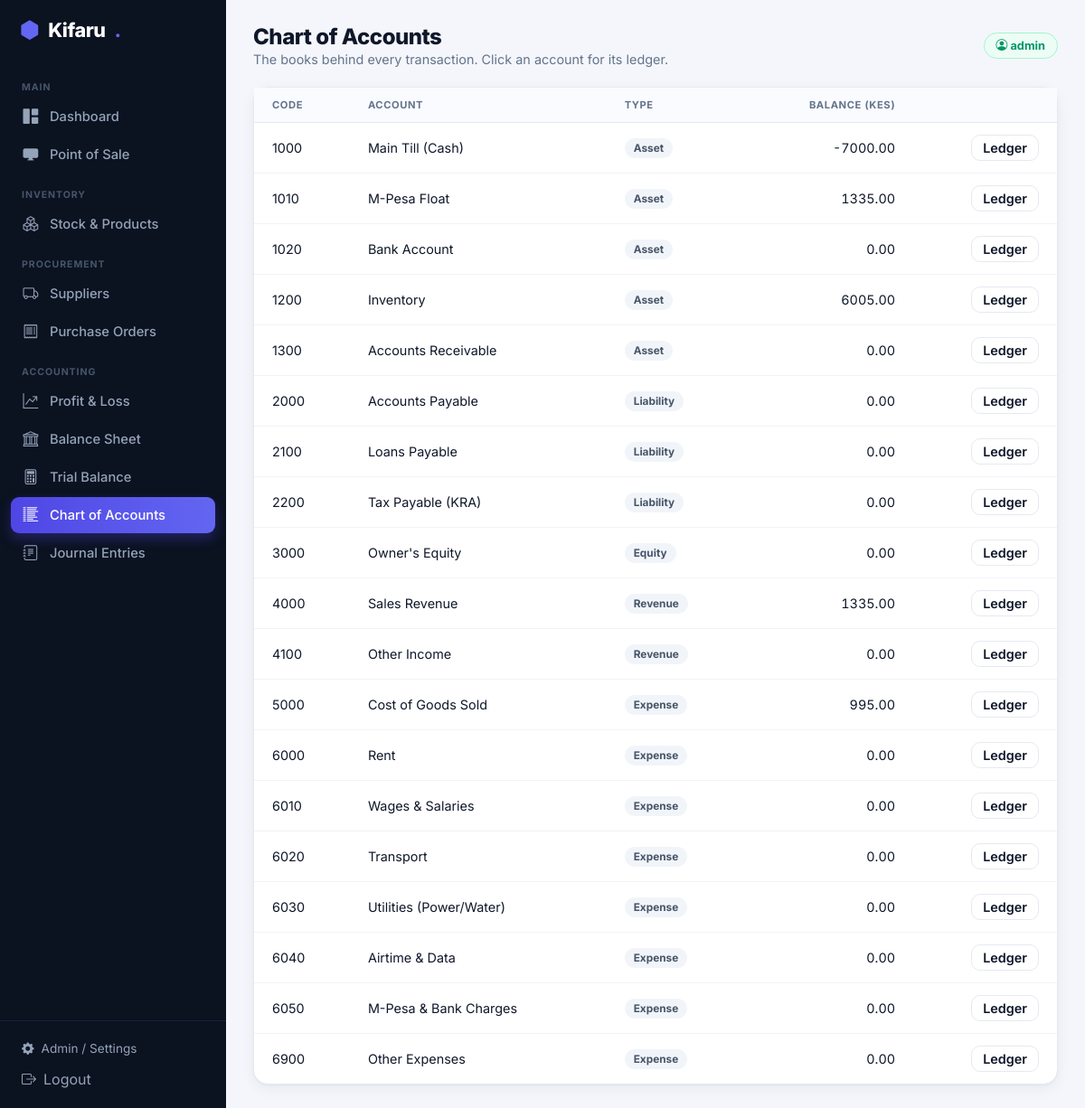
Screenshot of /accounting/accounts/ (signed in) with the database file from the repository.
### accounting/models.py (models this page shows, shortened)
class Account(models.Model):
    ACCOUNT_TYPES = [
        ('ASSET', 'Asset'),
        ('LIABILITY', 'Liability'),
        ('EQUITY', 'Equity'),
        ('REVENUE', 'Revenue'),
        ('EXPENSE', 'Expense'),
    ]
    code = models.CharField(max_length=20, unique=True, help_text="e.g., 1000 for Cash, 4000 for Sales")
    name = models.CharField(max_length=255)
    account_type = models.CharField(max_length=15, choices=ACCOUNT_TYPES)
    is_active = models.BooleanField(default=True)

### accounting/views.py (the view)
# urls.py: path('accounts/', views.chart_of_accounts, name='chart_of_accounts'),
@login_required
def chart_of_accounts(request):
    accounts = Account.objects.all().order_by('code')
    rows = [{'account': a, 'balance': services.account_balance(a)} for a in accounts]
    return render(request, 'accounting/chart_of_accounts.html',
                  {'rows': rows, 'active': 'coa'})

### accounting/services.py (called while the page is built)
def _posted_lines():
    return JournalLine.objects.filter(journal_entry__status='POSTED')

def account_balance(account):
    agg = _posted_lines().filter(account=account).aggregate(
        d=Sum('debit'), c=Sum('credit'))
    debit = agg['d'] or ZERO
    credit = agg['c'] or ZERO
    if account.account_type in DEBIT_NATURE:
        return debit - credit
    return credit - debit

### accounting/templates/accounting/chart_of_accounts.html (shortened to what this page needs)
{% extends 'base.html' %}
{% block heading %}Chart of Accounts{% endblock %}
{% block subheading %}The books behind every transaction. Click an account for its ledger.{% endblock %}
{% block content %}
<div class="k-card">
    <table class="k-table">
        <thead><tr><th>Code</th><th>Account</th><th>Type</th><th class="num">Balance (KES)</th><th></th></tr></thead>
        <tbody>
        {% for row in rows %}
            <tr>
                <td class="fw-bold">{{ row.account.code }}</td>
                <td>{{ row.account.name }}</td>
                <td><span class="k-badge b-gray">{{ row.account.get_account_type_display }}</span></td>
                <td class="num">{{ row.balance|floatformat:2 }}</td>
                <td class="num"><a href="{% url 'general_ledger' row.account.id %}" class="k-btn k-btn-light" style="padding:5px 12px">Ledger</a></td>
            </tr>
        {% empty %}
            <tr><td colspan="5" class="k-empty">No accounts. Run <code>python manage.py seed_erp</code>.</td></tr>
        {% endfor %}
        </tbody>
    </table>
</div>
{% endblock %}

### templates/base.html (shortened to what this page needs)
{% load static %}
<!DOCTYPE html>
<html lang="en">
<head>
    <link rel="stylesheet" href="https://cdn.jsdelivr.net/npm/bootstrap-icons@1.11.3/font/bootstrap-icons.css">
    <link rel="stylesheet" href="{% static 'css/kifaru.css' %}">
</head>
<body>
<div class="k-shell">
    <aside class="k-sidebar" id="kSidebar">
        <div class="k-brand"><i class="bi bi-hexagon-fill dot"></i> Kifaru<span class="dot">.</span></div>
        <nav class="k-nav">
            <div class="sec">Main</div>
            <a href="{% url 'admin_dashboard' %}" class="{% if active == 'dashboard' %}active{% endif %}"><i class="bi bi-grid-1x2-fill"></i> Dashboard</a>
            <a href="{% url 'pos_dashboard' %}" class="{% if active == 'pos' %}active{% endif %}"><i class="bi bi-display-fill"></i> Point of Sale</a>
            <div class="sec">Inventory</div>
            <a href="{% url 'inventory_dashboard' %}" class="{% if active == 'inventory' %}active{% endif %}"><i class="bi bi-boxes"></i> Stock &amp; Products</a>
            <div class="sec">Procurement</div>
            <a href="{% url 'supplier_list' %}" class="{% if active == 'suppliers' %}active{% endif %}"><i class="bi bi-truck"></i> Suppliers</a>
            <a href="{% url 'po_list' %}" class="{% if active == 'purchasing' %}active{% endif %}"><i class="bi bi-receipt"></i> Purchase Orders</a>
            <div class="sec">Accounting</div>
            <a href="{% url 'profit_loss' %}" class="{% if active == 'pnl' %}active{% endif %}"><i class="bi bi-graph-up-arrow"></i> Profit &amp; Loss</a>
            <a href="{% url 'balance_sheet' %}" class="{% if active == 'balance' %}active{% endif %}"><i class="bi bi-bank"></i> Balance Sheet</a>
            <a href="{% url 'trial_balance' %}" class="{% if active == 'trial' %}active{% endif %}"><i class="bi bi-calculator"></i> Trial Balance</a>
            <a href="{% url 'chart_of_accounts' %}" class="{% if active == 'coa' %}active{% endif %}"><i class="bi bi-list-columns-reverse"></i> Chart of Accounts</a>
            <a href="{% url 'journal_list' %}" class="{% if active == 'journals' %}active{% endif %}"><i class="bi bi-journal-text"></i> Journal Entries</a>
        </nav>
        <div class="k-side-foot">
            <a href="/admin/"><i class="bi bi-gear-fill"></i> Admin / Settings</a>
            <form method="post" action="/admin/logout/" style="margin:0">{% csrf_token %}
                <button type="submit" style="background:none;border:none;color:inherit;font:inherit;cursor:pointer;display:flex;align-items:center;gap:8px;padding:8px 10px;width:100%;border-radius:8px" onmouseover="this.style.background='#111a2e';this.style.color='#fff'" onmouseout="this.style.background='none';this.style.color=''"><i class="bi bi-box-arrow-right"></i> Logout</button>
            </form>
        </div>
    </aside>
    <main class="k-main">
        <div class="k-top">
            <div style="display:flex;align-items:center;gap:12px">
                <div>
                    <h1>{% block heading %}Dashboard{% endblock %}</h1>
                    <p>{% block subheading %}{% endblock %}</p>
                </div>
            </div>
            <div style="display:flex;align-items:center;gap:12px">
                <span class="k-chip"><i class="bi bi-person-circle"></i> {{ request.user.username }}</span>
            </div>
        </div>
        {% block content %}{% endblock %}
    </main>
</div>
</body>
</html>

### static/css/kifaru.css (style rules this page uses)
:root { --k-bg:#f4f6fb; --k-surface:#ffffff; --k-ink:#0f172a; --k-muted:#64748b; --k-border:#e6e9f0; --k-brand:#4f46e5; --k-brand-2:#6366f1; --k-green:#10b981; --k-amber:#f59e0b; --k-red:#ef4444; --k-cyan:#06b6d4; --k-purple:#8b5cf6; --k-sidebar:#0b1220; --k-sidebar-ink:#94a3b8; --k-shadow:0 1px 2px rgba(16,24,40,.04),0 4px 16px rgba(16,24,40,.06); }
* { box-sizing:border-box }
body { font-family:'Inter',system-ui,-apple-system,Segoe UI,Roboto,sans-serif;background:var(--k-bg);color:var(--k-ink);margin:0 }
.k-shell { display:flex;min-height:100vh }
.k-sidebar { width:250px;background:var(--k-sidebar);color:var(--k-sidebar-ink);position:fixed;top:0;bottom:0;left:0;display:flex;flex-direction:column;z-index:50 }
.k-main { margin-left:250px;flex:1;padding:26px 30px;width:calc(100% - 250px) }
.k-brand { padding:20px 22px;font-weight:800;font-size:1.35rem;color:#fff;letter-spacing:-.02em;display:flex;align-items:center;gap:10px }
.k-brand .dot { color:var(--k-brand-2) }
.k-nav { padding:8px 12px;overflow-y:auto;flex:1 }
.k-nav .sec { font-size:.66rem;text-transform:uppercase;letter-spacing:.09em;color:#475569;font-weight:700;padding:16px 12px 6px }
.k-nav a { display:flex;align-items:center;gap:11px;color:var(--k-sidebar-ink);text-decoration:none;padding:10px 12px;border-radius:9px;font-weight:500;font-size:.92rem;margin-bottom:2px;transition:.15s }
.k-nav a.active { background:linear-gradient(90deg,var(--k-brand),var(--k-brand-2));color:#fff;box-shadow:0 6px 14px rgba(79,70,229,.35) }
.k-nav a i { width:20px;text-align:center;font-size:1.05rem }
.k-side-foot { padding:14px;border-top:1px solid #17223a }
.k-side-foot a { color:var(--k-sidebar-ink);text-decoration:none;font-size:.85rem;display:flex;align-items:center;gap:8px;padding:8px 10px;border-radius:8px }
.k-top { display:flex;justify-content:space-between;align-items:center;margin-bottom:22px;gap:12px;flex-wrap:wrap }
.k-top h1 { font-size:1.5rem;font-weight:800;margin:0;letter-spacing:-.02em }
.k-top p { margin:2px 0 0;color:var(--k-muted);font-size:.9rem }
.k-chip { background:#ecfdf5;color:#059669;border:1px solid #a7f3d0;padding:6px 13px;border-radius:999px;font-weight:700;font-size:.8rem }
.k-card { background:var(--k-surface);border:1px solid var(--k-border);border-radius:16px;box-shadow:var(--k-shadow) }
.k-table { width:100%;border-collapse:collapse }
.k-table th { text-align:left;font-size:.7rem;text-transform:uppercase;letter-spacing:.05em;color:var(--k-muted);font-weight:700;padding:12px 20px;border-bottom:1px solid var(--k-border);background:#fafbff }
.k-table td { padding:13px 20px;border-bottom:1px solid #f1f3f9;font-size:.9rem }
.k-table tr:last-child td { border-bottom:none }
.k-table .num { text-align:right;font-variant-numeric:tabular-nums }
.k-badge { padding:4px 10px;border-radius:999px;font-size:.74rem;font-weight:700;display:inline-block }
.b-gray { background:#f1f5f9;color:#475569 }
.k-btn { display:inline-flex;align-items:center;gap:7px;border:none;border-radius:10px;padding:9px 16px;font-weight:600;font-size:.9rem;cursor:pointer;text-decoration:none;transition:.15s }
.k-btn-light { background:#fff;color:var(--k-ink);border:1px solid var(--k-border) }

### rows the page displays
Account: account.code "1000", account.name "Main Till (Cash)", account.account_type "Asset", balance "-7000.00"
Account: account.code "1010", account.name "M-Pesa Float", account.account_type "Asset", balance "1335.00"
Account: account.code "1020", account.name "Bank Account", account.account_type "Asset", balance "0.00"
Account: account.code "1200", account.name "Inventory", account.account_type "Asset", balance "6005.00"
Account: account.code "1300", account.name "Accounts Receivable", account.account_type "Asset", balance "0.00"
Account: account.code "2000", account.name "Accounts Payable", account.account_type "Liability", balance "0.00"
Account: account.code "2100", account.name "Loans Payable", account.account_type "Liability", balance "0.00"
Account: account.code "2200", account.name "Tax Payable (KRA)", account.account_type "Liability", balance "0.00"
Account: account.code "3000", account.name "Owner's Equity", account.account_type "Equity", balance "0.00"
Account: account.code "4000", account.name "Sales Revenue", account.account_type "Revenue", balance "1335.00"
Account: account.code "4100", account.name "Other Income", account.account_type "Revenue", balance "0.00"
Account: account.code "5000", account.name "Cost of Goods Sold", account.account_type "Expense", balance "995.00"
Account: account.code "6000", account.name "Rent", account.account_type "Expense", balance "0.00"
Account: account.code "6010", account.name "Wages & Salaries", account.account_type "Expense", balance "0.00"
Account: account.code "6020", account.name "Transport", account.account_type "Expense", balance "0.00"
Account: account.code "6030", account.name "Utilities (Power/Water)", account.account_type "Expense", balance "0.00"
Account: account.code "6040", account.name "Airtime & Data", account.account_type "Expense", balance "0.00"
Account: account.code "6050", account.name "M-Pesa & Bank Charges", account.account_type "Expense", balance "0.00"
Account: account.code "6900", account.name "Other Expenses", account.account_type "Expense", balance "0.00"

### other values shown
{{ request.user.username }} "admin"
